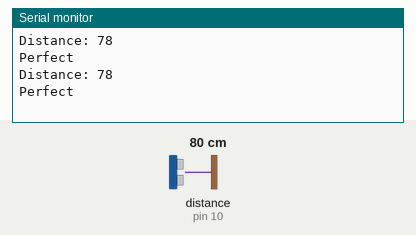
The sketch below on a simulated Arduino Uno, built with avr-gcc and run on an emulated ATmega328P. On the bench: the last lines printed to the serial monitor. Wiring (inferred from the names in the program): ultrasonic range finder: trigger pin 9; echo pin 10. The test bench sets the inputs (shaded band); at power-on: distance to the obstacle (sensor on pin 10) 80 cm. The echo pulse lasts 58.3 µs per cm.

Above: at 1.8 s.
1.9 s: distance to the obstacle (sensor on pin 10) set to 2 cm
At 2.8 s:
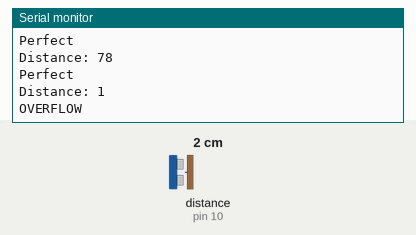
4.5 s: distance to the obstacle (sensor on pin 10) set to 4 cm
At 5.8 s:
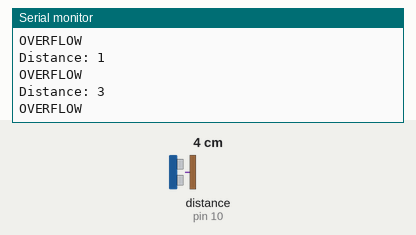
6.0 s: distance to the obstacle (sensor on pin 10) set to 250 cm
At 6.9 s:
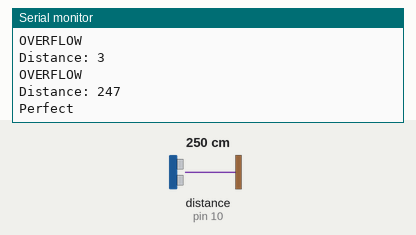
Timing chart, 0 to 9.0 s (numbered marks = the images above; inputs shaded):
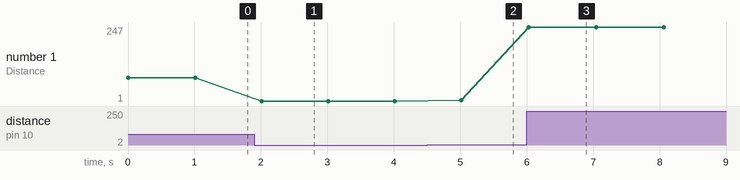

The sketch:

wateroverflow.ino
```cpp
// water tank level


const int trigPin = 9;
const int echoPin = 10;

long duration;
int distance;

void setup() {
pinMode(trigPin, OUTPUT);
pinMode(echoPin, INPUT);
Serial.begin(9600);
}


void loop() {

digitalWrite(trigPin, LOW);
delayMicroseconds(2);


digitalWrite(trigPin, HIGH);
delayMicroseconds(10);
digitalWrite(trigPin, LOW);


duration = pulseIn(echoPin, HIGH);


distance= duration*0.034/2;


Serial.print("Distance: ");
Serial.println(distance);

if(distance<=20)
{
  Serial.println("OVERFLOW");
}
else
{
  Serial.println("Perfect");
}
delay(1000);
}
```

Measured:
- after the input at 1.9 s, the serial monitor: prints a new line after 0.11 s (image 1)
- after the input at 4.5 s, the serial monitor: prints a new line after 0.51 s (image 2)
- after the input at 6.0 s, the serial monitor: prints a new line at once (image 3)
- plotted number 1: 78 → 1 after the input at 1.9 s, 1 → 3 after the input at 4.5 s, 3 → 247 after the input at 6.0 s
